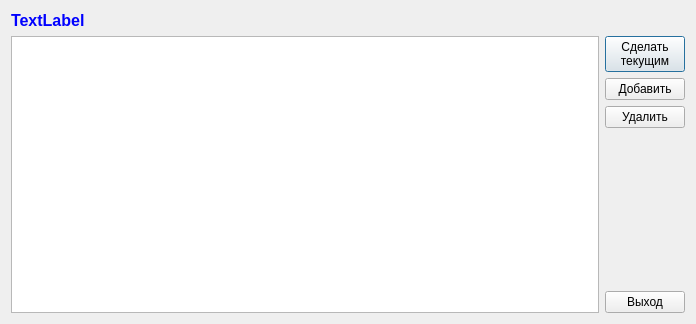
<?xml version="1.0" encoding="UTF-8"?>
<ui version="4.0">
 <class>ConnectionListDialog</class>
 <widget class="QDialog" name="ConnectionListDialog">
  <property name="geometry">
   <rect>
    <x>0</x>
    <y>0</y>
    <width>696</width>
    <height>324</height>
   </rect>
  </property>
  <property name="windowTitle">
   <string>Список подключений</string>
  </property>
  <property name="windowIcon">
   <iconset resource="res.qrc">
    <normaloff>:/Images/connect.png</normaloff>:/Images/connect.png</iconset>
  </property>
  <layout class="QGridLayout" name="gridLayout">
   <item row="1" column="0">
    <widget class="QTableView" name="tableView">
     <property name="alternatingRowColors">
      <bool>true</bool>
     </property>
     <property name="selectionBehavior">
      <enum>QAbstractItemView::SelectRows</enum>
     </property>
     <property name="sortingEnabled">
      <bool>true</bool>
     </property>
    </widget>
   </item>
   <item row="1" column="1">
    <layout class="QVBoxLayout" name="verticalLayout">
     <item>
      <widget class="QPushButton" name="pushButtonCurrent">
       <property name="text">
        <string>Сделать
текущим</string>
       </property>
      </widget>
     </item>
     <item>
      <widget class="QPushButton" name="pushButtonAdd">
       <property name="text">
        <string>Добавить</string>
       </property>
      </widget>
     </item>
     <item>
      <widget class="QPushButton" name="pushButtonDelete">
       <property name="text">
        <string>Удалить</string>
       </property>
      </widget>
     </item>
     <item>
      <spacer name="verticalSpacer">
       <property name="orientation">
        <enum>Qt::Vertical</enum>
       </property>
       <property name="sizeHint" stdset="0">
        <size>
         <width>20</width>
         <height>40</height>
        </size>
       </property>
      </spacer>
     </item>
     <item>
      <widget class="QPushButton" name="pushButtonExit">
       <property name="text">
        <string>Выход</string>
       </property>
      </widget>
     </item>
    </layout>
   </item>
   <item row="0" column="0" colspan="2">
    <widget class="QLabel" name="labelCurrent">
     <property name="font">
      <font>
       <pointsize>12</pointsize>
       <weight>75</weight>
       <bold>true</bold>
      </font>
     </property>
     <property name="styleSheet">
      <string notr="true">color: rgb(0, 0, 255);</string>
     </property>
     <property name="text">
      <string>TextLabel</string>
     </property>
    </widget>
   </item>
  </layout>
 </widget>
 <resources>
  <include location="res.qrc"/>
 </resources>
 <connections/>
</ui>
